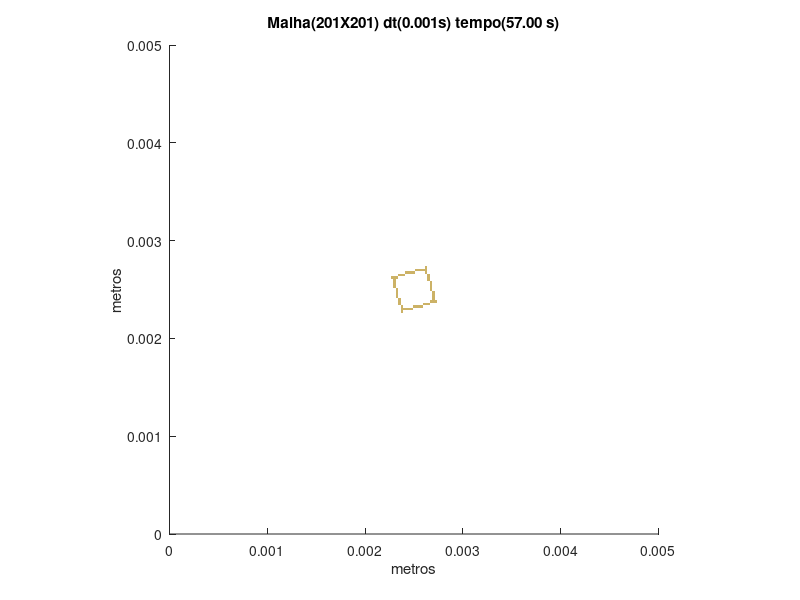

The MATLAB script that drew this image:
set (gca,'PlotBoxAspectRatio',[1 1 1],'Xlim',[0,0.005],'Ylim',[0,0.005])
hold on
title('Malha(201X201) dt(0.001s) tempo(57.00 s)')
hold on
ylabel('metros')
hold on
xlabel('metros')
hold on

fill([0.00236318407960199 0.00236318407960199 0.00238805970149254 0.00238805970149254],[0.0022636815920398 0.00228855721393035 0.00228855721393035 0.0022636815920398],[0.8,0.7,0.4],'LineStyle','none')

fill([0.00236318407960199 0.00236318407960199 0.00238805970149254 0.00238805970149254],[0.00228855721393035 0.0023134328358209 0.0023134328358209 0.00228855721393035],[0.8,0.7,0.4],'LineStyle','none')

fill([0.00238805970149254 0.00238805970149254 0.00241293532338308 0.00241293532338308],[0.00228855721393035 0.0023134328358209 0.0023134328358209 0.00228855721393035],[0.8,0.7,0.4],'LineStyle','none')

fill([0.00241293532338308 0.00241293532338308 0.00243781094527363 0.00243781094527363],[0.00228855721393035 0.0023134328358209 0.0023134328358209 0.00228855721393035],[0.8,0.7,0.4],'LineStyle','none')

fill([0.00243781094527363 0.00243781094527363 0.00246268656716418 0.00246268656716418],[0.00228855721393035 0.0023134328358209 0.0023134328358209 0.00228855721393035],[0.8,0.7,0.4],'LineStyle','none')

fill([0.00246268656716418 0.00246268656716418 0.00248756218905473 0.00248756218905473],[0.00228855721393035 0.0023134328358209 0.0023134328358209 0.00228855721393035],[0.8,0.7,0.4],'LineStyle','none')

fill([0.00236318407960199 0.00236318407960199 0.00238805970149254 0.00238805970149254],[0.0023134328358209 0.00233830845771144 0.00233830845771144 0.0023134328358209],[0.8,0.7,0.4],'LineStyle','none')

fill([0.00248756218905473 0.00248756218905473 0.00251243781094527 0.00251243781094527],[0.0023134328358209 0.00233830845771144 0.00233830845771144 0.0023134328358209],[0.8,0.7,0.4],'LineStyle','none')

fill([0.00251243781094527 0.00251243781094527 0.00253731343283582 0.00253731343283582],[0.0023134328358209 0.00233830845771144 0.00233830845771144 0.0023134328358209],[0.8,0.7,0.4],'LineStyle','none')

fill([0.00253731343283582 0.00253731343283582 0.00256218905472637 0.00256218905472637],[0.0023134328358209 0.00233830845771144 0.00233830845771144 0.0023134328358209],[0.8,0.7,0.4],'LineStyle','none')

fill([0.00256218905472637 0.00256218905472637 0.00258706467661692 0.00258706467661692],[0.0023134328358209 0.00233830845771144 0.00233830845771144 0.0023134328358209],[0.8,0.7,0.4],'LineStyle','none')

fill([0.00233830845771144 0.00233830845771144 0.00236318407960199 0.00236318407960199],[0.00233830845771144 0.00236318407960199 0.00236318407960199 0.00233830845771144],[0.8,0.7,0.4],'LineStyle','none')

fill([0.00258706467661692 0.00258706467661692 0.00261194029850746 0.00261194029850746],[0.00233830845771144 0.00236318407960199 0.00236318407960199 0.00233830845771144],[0.8,0.7,0.4],'LineStyle','none')

fill([0.00261194029850746 0.00261194029850746 0.00263681592039801 0.00263681592039801],[0.00233830845771144 0.00236318407960199 0.00236318407960199 0.00233830845771144],[0.8,0.7,0.4],'LineStyle','none')

fill([0.00263681592039801 0.00263681592039801 0.00266169154228856 0.00266169154228856],[0.00233830845771144 0.00236318407960199 0.00236318407960199 0.00233830845771144],[0.8,0.7,0.4],'LineStyle','none')

fill([0.00233830845771144 0.00233830845771144 0.00236318407960199 0.00236318407960199],[0.00236318407960199 0.00238805970149254 0.00238805970149254 0.00236318407960199],[0.8,0.7,0.4],'LineStyle','none')

fill([0.00266169154228856 0.00266169154228856 0.0026865671641791 0.0026865671641791],[0.00236318407960199 0.00238805970149254 0.00238805970149254 0.00236318407960199],[0.8,0.7,0.4],'LineStyle','none')

fill([0.0026865671641791 0.0026865671641791 0.00271144278606965 0.00271144278606965],[0.00236318407960199 0.00238805970149254 0.00238805970149254 0.00236318407960199],[0.8,0.7,0.4],'LineStyle','none')

fill([0.00271144278606965 0.00271144278606965 0.0027363184079602 0.0027363184079602],[0.00236318407960199 0.00238805970149254 0.00238805970149254 0.00236318407960199],[0.8,0.7,0.4],'LineStyle','none')

fill([0.00233830845771144 0.00233830845771144 0.00236318407960199 0.00236318407960199],[0.00238805970149254 0.00241293532338308 0.00241293532338308 0.00238805970149254],[0.8,0.7,0.4],'LineStyle','none')

fill([0.0026865671641791 0.0026865671641791 0.00271144278606965 0.00271144278606965],[0.00238805970149254 0.00241293532338308 0.00241293532338308 0.00238805970149254],[0.8,0.7,0.4],'LineStyle','none')

fill([0.0023134328358209 0.0023134328358209 0.00233830845771144 0.00233830845771144],[0.00241293532338308 0.00243781094527363 0.00243781094527363 0.00241293532338308],[0.8,0.7,0.4],'LineStyle','none')

fill([0.0026865671641791 0.0026865671641791 0.00271144278606965 0.00271144278606965],[0.00241293532338308 0.00243781094527363 0.00243781094527363 0.00241293532338308],[0.8,0.7,0.4],'LineStyle','none')

fill([0.0023134328358209 0.0023134328358209 0.00233830845771144 0.00233830845771144],[0.00243781094527363 0.00246268656716418 0.00246268656716418 0.00243781094527363],[0.8,0.7,0.4],'LineStyle','none')

fill([0.0026865671641791 0.0026865671641791 0.00271144278606965 0.00271144278606965],[0.00243781094527363 0.00246268656716418 0.00246268656716418 0.00243781094527363],[0.8,0.7,0.4],'LineStyle','none')

fill([0.0023134328358209 0.0023134328358209 0.00233830845771144 0.00233830845771144],[0.00246268656716418 0.00248756218905473 0.00248756218905473 0.00246268656716418],[0.8,0.7,0.4],'LineStyle','none')

fill([0.0026865671641791 0.0026865671641791 0.00271144278606965 0.00271144278606965],[0.00246268656716418 0.00248756218905473 0.00248756218905473 0.00246268656716418],[0.8,0.7,0.4],'LineStyle','none')

fill([0.0023134328358209 0.0023134328358209 0.00233830845771144 0.00233830845771144],[0.00248756218905473 0.00251243781094527 0.00251243781094527 0.00248756218905473],[0.8,0.7,0.4],'LineStyle','none')

fill([0.00266169154228856 0.00266169154228856 0.0026865671641791 0.0026865671641791],[0.00248756218905473 0.00251243781094527 0.00251243781094527 0.00248756218905473],[0.8,0.7,0.4],'LineStyle','none')

fill([0.00228855721393035 0.00228855721393035 0.0023134328358209 0.0023134328358209],[0.00251243781094527 0.00253731343283582 0.00253731343283582 0.00251243781094527],[0.8,0.7,0.4],'LineStyle','none')

fill([0.00266169154228856 0.00266169154228856 0.0026865671641791 0.0026865671641791],[0.00251243781094527 0.00253731343283582 0.00253731343283582 0.00251243781094527],[0.8,0.7,0.4],'LineStyle','none')

fill([0.00228855721393035 0.00228855721393035 0.0023134328358209 0.0023134328358209],[0.00253731343283582 0.00256218905472637 0.00256218905472637 0.00253731343283582],[0.8,0.7,0.4],'LineStyle','none')

fill([0.00266169154228856 0.00266169154228856 0.0026865671641791 0.0026865671641791],[0.00253731343283582 0.00256218905472637 0.00256218905472637 0.00253731343283582],[0.8,0.7,0.4],'LineStyle','none')

fill([0.00228855721393035 0.00228855721393035 0.0023134328358209 0.0023134328358209],[0.00256218905472637 0.00258706467661692 0.00258706467661692 0.00256218905472637],[0.8,0.7,0.4],'LineStyle','none')

fill([0.00266169154228856 0.00266169154228856 0.0026865671641791 0.0026865671641791],[0.00256218905472637 0.00258706467661692 0.00258706467661692 0.00256218905472637],[0.8,0.7,0.4],'LineStyle','none')

fill([0.00228855721393035 0.00228855721393035 0.0023134328358209 0.0023134328358209],[0.00258706467661692 0.00261194029850746 0.00261194029850746 0.00258706467661692],[0.8,0.7,0.4],'LineStyle','none')

fill([0.00263681592039801 0.00263681592039801 0.00266169154228856 0.00266169154228856],[0.00258706467661692 0.00261194029850746 0.00261194029850746 0.00258706467661692],[0.8,0.7,0.4],'LineStyle','none')

fill([0.0022636815920398 0.0022636815920398 0.00228855721393035 0.00228855721393035],[0.00261194029850746 0.00263681592039801 0.00263681592039801 0.00261194029850746],[0.8,0.7,0.4],'LineStyle','none')

fill([0.00228855721393035 0.00228855721393035 0.0023134328358209 0.0023134328358209],[0.00261194029850746 0.00263681592039801 0.00263681592039801 0.00261194029850746],[0.8,0.7,0.4],'LineStyle','none')

fill([0.0023134328358209 0.0023134328358209 0.00233830845771144 0.00233830845771144],[0.00261194029850746 0.00263681592039801 0.00263681592039801 0.00261194029850746],[0.8,0.7,0.4],'LineStyle','none')

fill([0.00263681592039801 0.00263681592039801 0.00266169154228856 0.00266169154228856],[0.00261194029850746 0.00263681592039801 0.00263681592039801 0.00261194029850746],[0.8,0.7,0.4],'LineStyle','none')

fill([0.00233830845771144 0.00233830845771144 0.00236318407960199 0.00236318407960199],[0.00263681592039801 0.00266169154228856 0.00266169154228856 0.00263681592039801],[0.8,0.7,0.4],'LineStyle','none')

fill([0.00236318407960199 0.00236318407960199 0.00238805970149254 0.00238805970149254],[0.00263681592039801 0.00266169154228856 0.00266169154228856 0.00263681592039801],[0.8,0.7,0.4],'LineStyle','none')

fill([0.00238805970149254 0.00238805970149254 0.00241293532338308 0.00241293532338308],[0.00263681592039801 0.00266169154228856 0.00266169154228856 0.00263681592039801],[0.8,0.7,0.4],'LineStyle','none')

fill([0.00263681592039801 0.00263681592039801 0.00266169154228856 0.00266169154228856],[0.00263681592039801 0.00266169154228856 0.00266169154228856 0.00263681592039801],[0.8,0.7,0.4],'LineStyle','none')

fill([0.00241293532338308 0.00241293532338308 0.00243781094527363 0.00243781094527363],[0.00266169154228856 0.0026865671641791 0.0026865671641791 0.00266169154228856],[0.8,0.7,0.4],'LineStyle','none')

fill([0.00243781094527363 0.00243781094527363 0.00246268656716418 0.00246268656716418],[0.00266169154228856 0.0026865671641791 0.0026865671641791 0.00266169154228856],[0.8,0.7,0.4],'LineStyle','none')

fill([0.00246268656716418 0.00246268656716418 0.00248756218905473 0.00248756218905473],[0.00266169154228856 0.0026865671641791 0.0026865671641791 0.00266169154228856],[0.8,0.7,0.4],'LineStyle','none')

fill([0.00248756218905473 0.00248756218905473 0.00251243781094527 0.00251243781094527],[0.00266169154228856 0.0026865671641791 0.0026865671641791 0.00266169154228856],[0.8,0.7,0.4],'LineStyle','none')

fill([0.00261194029850746 0.00261194029850746 0.00263681592039801 0.00263681592039801],[0.00266169154228856 0.0026865671641791 0.0026865671641791 0.00266169154228856],[0.8,0.7,0.4],'LineStyle','none')

fill([0.00251243781094527 0.00251243781094527 0.00253731343283582 0.00253731343283582],[0.0026865671641791 0.00271144278606965 0.00271144278606965 0.0026865671641791],[0.8,0.7,0.4],'LineStyle','none')

fill([0.00253731343283582 0.00253731343283582 0.00256218905472637 0.00256218905472637],[0.0026865671641791 0.00271144278606965 0.00271144278606965 0.0026865671641791],[0.8,0.7,0.4],'LineStyle','none')

fill([0.00256218905472637 0.00256218905472637 0.00258706467661692 0.00258706467661692],[0.0026865671641791 0.00271144278606965 0.00271144278606965 0.0026865671641791],[0.8,0.7,0.4],'LineStyle','none')

fill([0.00258706467661692 0.00258706467661692 0.00261194029850746 0.00261194029850746],[0.0026865671641791 0.00271144278606965 0.00271144278606965 0.0026865671641791],[0.8,0.7,0.4],'LineStyle','none')

fill([0.00261194029850746 0.00261194029850746 0.00263681592039801 0.00263681592039801],[0.0026865671641791 0.00271144278606965 0.00271144278606965 0.0026865671641791],[0.8,0.7,0.4],'LineStyle','none')

fill([0.00261194029850746 0.00261194029850746 0.00263681592039801 0.00263681592039801],[0.00271144278606965 0.0027363184079602 0.0027363184079602 0.00271144278606965],[0.8,0.7,0.4],'LineStyle','none')
